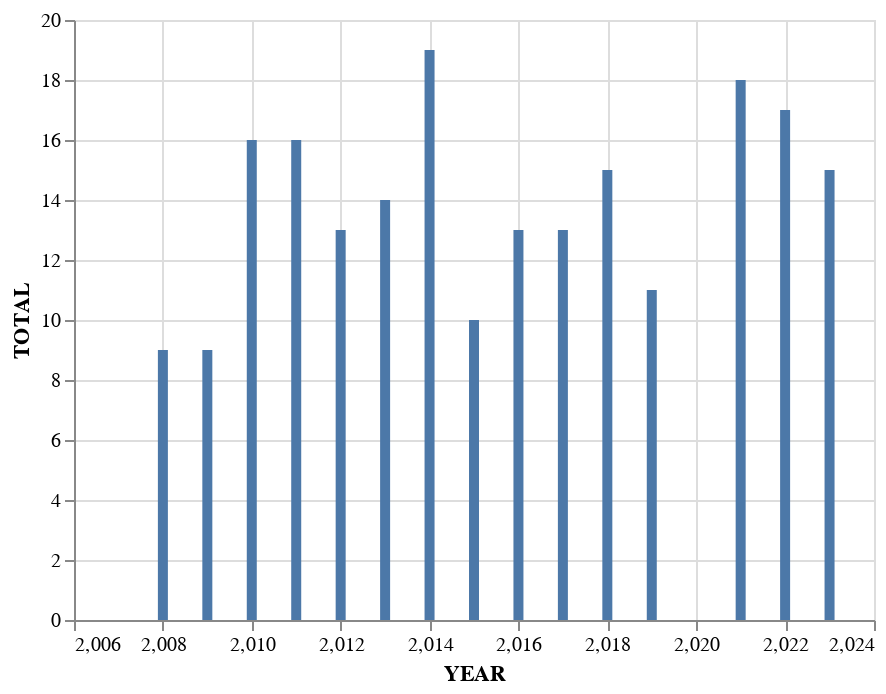

This figure's notebook cell:
### Code cell
print('There is not a distinguishably noticable trend for the total upsets in the tournament as shown in this chart:')
Chart(upsets).mark_bar().encode(x='YEAR', y='TOTAL')

### Figure 1 — Vega-Lite specification as saved in the notebook (floating-point values rounded to 4 significant figures)
{"config": {"view": {"continuousWidth": 400, "continuousHeight": 300}}, "data": {"name": "data-a19d1939ca5b8ae744c911f4eec568b4"}, "mark": "bar", "encoding": {"x": {"field": "YEAR", "type": "quantitative"}, "y": {"field": "TOTAL", "type": "quantitative"}}, "$schema": "https://vega.github.io/schema/vega-lite/v4.17.0.json", "datasets": {"data-a19d1939ca5b8ae744c911f4eec568b4": [{"YEAR": 2023.0, "FIRST ROUND": 5.0, "SECOND ROUND": 4.0, "SWEET 16": 4.0, "ELITE 8": 2.0, "FINAL 4": 0.0, "TOTAL": 15.0}, {"YEAR": 2022.0, "FIRST ROUND": 7.0, "SECOND ROUND": 5.0, "SWEET 16": 4.0, "ELITE 8": 0.0, "FINAL 4": 1.0, "TOTAL": 17.0}, {"YEAR": 2021.0, "FIRST ROUND": 9.0, "SECOND ROUND": 6.0, "SWEET 16": 2.0, "ELITE 8": 1.0, "FINAL 4": 0.0, "TOTAL": 18.0}, {"YEAR": 2019.0, "FIRST ROUND": 8.0, "SECOND ROUND": 0.0, "SWEET 16": 1.0, "ELITE 8": 2.0, "FINAL 4": 0.0, "TOTAL": 11.0}, {"YEAR": 2018.0, "FIRST ROUND": 6.0, "SECOND ROUND": 5.0, "SWEET 16": 3.0, "ELITE 8": 1.0, "FINAL 4": 0.0, "TOTAL": 15.0}, {"YEAR": 2017.0, "FIRST ROUND": 5.0, "SECOND ROUND": 4.0, "SWEET 16": 2.0, "ELITE 8": 2.0, "FINAL 4": 0.0, "TOTAL": 13.0}, {"YEAR": 2016.0, "FIRST ROUND": 10.0, "SECOND ROUND": 2.0, "SWEET 16": 0.0, "ELITE 8": 1.0, "FINAL 4": 0.0, "TOTAL": 13.0}, {"YEAR": 2015.0, "FIRST ROUND": 5.0, "SECOND ROUND": 3.0, "SWEET 16": 1.0, "ELITE 8": 1.0, "FINAL 4": 0.0, "TOTAL": 10.0}, {"YEAR": 2014.0, "FIRST ROUND": 7.0, "SECOND ROUND": 5.0, "SWEET 16": 3.0, "ELITE 8": 2.0, "FINAL 4": 2.0, "TOTAL": 19.0}, {"YEAR": 2013.0, "FIRST ROUND": 8.0, "SECOND ROUND": 3.0, "SWEET 16": 2.0, "ELITE 8": 1.0, "FINAL 4": 0.0, "TOTAL": 14.0}, {"YEAR": 2012.0, "FIRST ROUND": 9.0, "SECOND ROUND": 2.0, "SWEET 16": 2.0, "ELITE 8": 0.0, "FINAL 4": 0.0, "TOTAL": 13.0}, {"YEAR": 2011.0, "FIRST ROUND": 6.0, "SECOND ROUND": 4.0, "SWEET 16": 3.0, "ELITE 8": 3.0, "FINAL 4": 0.0, "TOTAL": 16.0}, {"YEAR": 2010.0, "FIRST ROUND": 8.0, "SECOND ROUND": 5.0, "SWEET 16": 2.0, "ELITE 8": 1.0, "FINAL 4": 0.0, "TOTAL": 16.0}, {"YEAR": 2009.0, "FIRST ROUND": 8.0, "SECOND ROUND": 0.0, "SWEET 16": 0.0, "ELITE 8": 1.0, "FINAL 4": 0.0, "TOTAL": 9.0}, {"YEAR": 2008.0, "FIRST ROUND": 6.0, "SECOND ROUND": 2.0, "SWEET 16": 1.0, "ELITE 8": 0.0, "FINAL 4": 0.0, "TOTAL": 9.0}]}}
